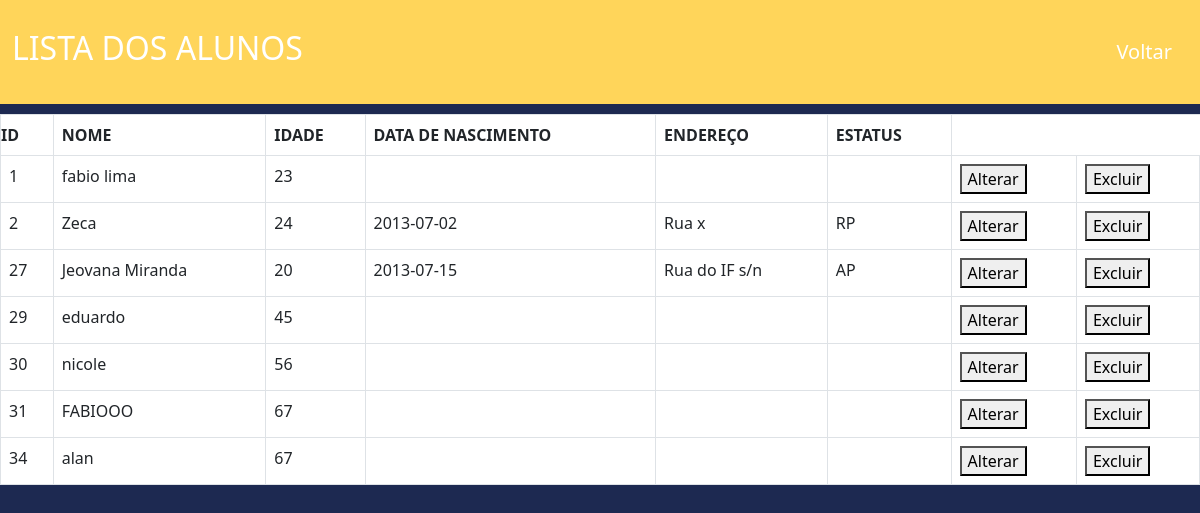
Page /aluno/listaalunos.php on the committed database.
### tables this page shows
CREATE TABLE `aluno` (
  `id` smallint(6) NOT NULL,
  `nome` varchar(100) DEFAULT NULL,
  `idade` int(11) DEFAULT NULL,
  `datanascimento` date DEFAULT NULL,
  `endereco` varchar(100) DEFAULT NULL,
  `estatus` char(20) DEFAULT NULL
);

### aluno/listaalunos.php (the view, shortened to what this page needs)
<!DOCTYPE html>
<html lang="en">
<head>
  <link href="https://cdn.jsdelivr.net/npm/bootstrap@5.3.0/dist/css/bootstrap.min.css" rel="stylesheet">
</head>
<body>
<?php
  require_once('conexao.php');
  $retorno = $conexao->prepare('SELECT * FROM aluno');
  $retorno->execute();
?>
<div class="conteiner">
<div class="header">
    <nav class="navbar navbar-expand-sm navbar-dark" style="background-color: #ffd55a; height:13VH;" >
      <div class="container-fluid">
        <h2>LISTA DOS ALUNOS</h2>
        <a class="navbar-brand" href="index.php">Voltar</a>
      </div>
    </nav>
  </div>
<div class="container-mt-3">
  <table class="table table-bordered" style="width: 100%;">
    <thead>
        <tr>
            <th style="padding-left: 0%;">ID</th>
            <th>NOME</th>
            <th>IDADE</th>
            <th>DATA DE NASCIMENTO</th>
            <th>ENDEREÇO</th>
            <th>ESTATUS</th>
        </tr>
    </thead>
    <tbody>
        <?php foreach ($retorno->fetchAll() as $value) { ?>
            <tr>
                <td><?php echo $value['id'] ?></td>
                <td><?php echo $value['nome'] ?></td>
                <td><?php echo $value['idade'] ?></td>
                <td><?php echo $value['datanascimento'] ?></td>
                <td><?php echo $value['endereco'] ?></td>
                <td><?php echo $value['estatus'] ?></td>
                <td>
                    <form method="POST" action="altaluno.php">
                        <button name="alterar" type="submit">Alterar</button>
                    </form>
                </td>
                <td>
                    <form method="GET" action="crudaluno.php">
                        <button name="excluir" type="submit">Excluir</button>
                    </form>
                </td>
            </tr>
        <?php } ?>
    </tbody>
</table>
</div>
</body>
</html>

### aluno/listaalunos.php (style rules this page uses)
.header { color: white; }
body { background-color: #1D2951; padding: 0px ; }
.container-mt-3 { padding: 10px 0px; margin: 0px; }
.table { background-color: white; }

### rows in the picture
aluno: id "1", nome "fabio lima", idade "23"
aluno: id "2", nome "Zeca", idade "24", datanascimento "2013-07-02", endereco "Rua x", estatus "RP"
aluno: id "27", nome "Jeovana Miranda", idade "20", datanascimento "2013-07-15", endereco "Rua do IF s/n", estatus "AP"
aluno: id "29", nome "eduardo", idade "45"
aluno: id "30", nome "nicole", idade "56"
aluno: id "31", nome "FABIOOO", idade "67"
aluno: id "34", nome "alan", idade "67"
